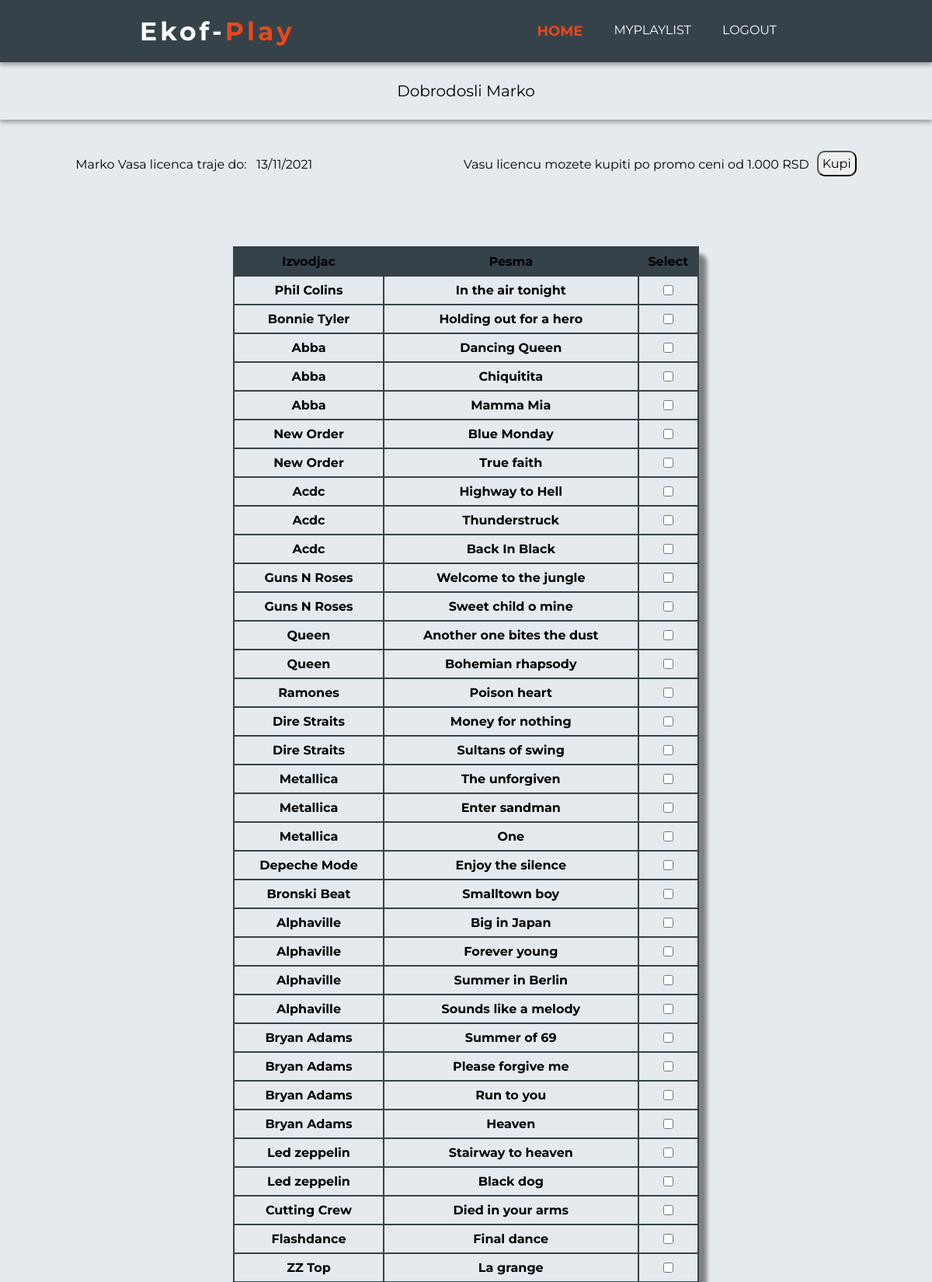
Screenshot of /home.php (signed in, upper part) with the database file from the repository.
### tables this page shows
CREATE TABLE `subscriptions` (
  `id` bigint(20) UNSIGNED NOT NULL,
  `start_date` datetime NOT NULL,
  `expiry_date` datetime NOT NULL,
  `user_id` bigint(20) UNSIGNED NOT NULL
);

CREATE TABLE `songs` (
  `id` bigint(20) NOT NULL,
  `artist` varchar(191) NOT NULL,
  `song` varchar(191) NOT NULL
);

### home.php (the view, shortened to what this page needs)
<!DOCTYPE html>
<html lang="en">
  <head>
    <link rel="stylesheet" href="stil.css">
    <link rel="stylesheet" href="stil1.css">
  </head>
  <body>
    <nav id="main-nav">
      <a id="logo" href="index.php"><h1>Ekof-<span class="play">Play</span></h1></a>
      <ul>
        <li><a class="current" href="home.php">Home</a></li>
        <li><a href="user_playlist.php">MyPlaylist</a></li>
        <li><a href="logout.php">Logout</a></li>
      </ul>
    </nav>
    <div id="welcome">
      <?php
      if(isset($_SESSION['user'])){
      echo "Dobrodosli ". "  " .$_SESSION['user']['first_name'];
      }
      ?>
    </div>
<div id="licenc">
    <div id="date">
      <div id="name">
        <?php
        if(isset($_SESSION['user'])){
        echo $_SESSION['user']['first_name'] ." Vasa licenca traje do:  ";
        }
        ?>
      </div>
      <div id="expiry">
        <span>&nbsp&nbsp</span>
        <?php
        include 'db.php';
        if(isset($_SESSION['user'])){
          $name = $_SESSION['user']['id'];
          $query = "SELECT expiry_date FROM subscriptions
          WHERE user_id = '$name'";
          $result = mysqli_query($db, $query);
          $fetch = mysqli_fetch_row($result);
          if($fetch) {
            echo date("d/m/Y", strtotime($fetch[0]));
          }
          else{
            echo '"Nema vazecu licencu"';
          }
        }
         ?>
     </div>
    </div>
    <div id="acquire">
      <div id="text_acquire">
        Vasu licencu mozete kupiti po promo ceni od 1.000 RSD
      </div>
      <form id="acquire_button" method="post" action="licenc.php">
        <button id="acquireButton" type="submit" name="acquire" placeholder="KUPI">Kupi</button>
      </form>
    </div>
</div>
<form action="addToPlaylist.php" method="post">
  <table>
    <thead>
      <th>Izvodjac</th>
      <th>Pesma</th>
      <th>Select</th>
    </thead>
    <tbody>
      <?php
        $query = "SELECT * FROM songs";
        $result = mysqli_query($db, $query);
        while ($fetch  = mysqli_fetch_array($result)){
          $autor = $fetch['artist'];
          $song = $fetch['song'];
          echo "
           <tr>
             <td>$autor</td>
             <td>$song</td>
             <td><center><input type='checkbox' name='chb[]' value=".$fetch['id']."></center></td>
           </tr>
          ";
        }
       ?>
    </tbody>
  </table>
  </form>
  </body>
</html>

### stil.css (style rules this page uses)
* { margin: 0; font-family: 'Montserrat', sans-serif; }
body { overflow-x: hidden; background-color: #e4eaed; }
label, input { display: block; }
input { font-size: 16px; padding: 5px; border-radius: 10px; }
button { font-size: 16px; padding: 5px; border-radius: 10px; cursor: pointer; }
#main-nav { display: flex; justify-content: space-between; align-items: center; padding: 20px 15%; box-shadow: 0 3px 6px rgba(0,0,0,0.16), 0 3px 6px rgba(0,0,0,0.23); background-color: #35424A; }
#main-nav #logo { font-weight: bold; font-size: 22px; letter-spacing: 4px; color: #ffffff; text-decoration: none; }
#main-nav ul { padding: 0; list-style-type: none; display: flex; }
#main-nav ul a { color:#ffffff; text-decoration:none; text-transform: uppercase; font-size:16px; text-decoration: none; padding: 10px 20px; }
#main-nav ul .current { color:#e8491d; font-size: 18px; font-weight:bold; }
.play { color: #e8491d; }
.current { color:red; }

### stil1.css (style rules this page uses)
#welcome { padding: 25px; display: flex; justify-content: center; font-size: 20px; box-shadow: 0 3px 6px rgba(0,0,0,0.16), 0 3px 6px rgba(0,0,0,0.23); }
#licenc { padding-top: 40px; padding-bottom: 90px; display: flex; justify-content: space-around; }
#date, #acquire { display: flex; }
#acquireButton { margin-left: 10px; }
#text_acquire, #date { padding-top: 8px; }
table { width: 50%; margin: auto; margin-bottom: 25px; border-radius: 10px; box-shadow: 10px 10px 5px grey; text-align: center; }
table, th, thead, tbody, td, tr { border: 2px solid #35424A; border-collapse: collapse; }
th, thead, tbody, td, tr { padding: 8px 0 8px 0; font-weight: 700; }
table thead { background-color: #35424A; }

### rows the page displays
subscriptions: expiry_date "13/11/2021"
songs: artist "Phil Colins", song "In the air tonight"
songs: artist "Bonnie Tyler", song "Holding out for a hero"
songs: artist "Abba", song "Dancing Queen"
songs: artist "Abba", song "Chiquitita"
songs: artist "Abba", song "Mamma Mia"
songs: artist "New Order", song "Blue Monday"
songs: artist "New Order", song "True faith"
songs: artist "Acdc", song "Highway to Hell"
songs: artist "Acdc", song "Thunderstruck"
songs: artist "Acdc", song "Back In Black"
songs: artist "Guns N Roses", song "Welcome to the jungle"
songs: artist "Guns N Roses", song "Sweet child o mine"
songs: artist "Queen", song "Another one bites the dust"
songs: artist "Queen", song "Bohemian rhapsody"
songs: artist "Ramones", song "Poison heart"
songs: artist "Dire Straits", song "Money for nothing"
songs: artist "Dire Straits", song "Sultans of swing"
songs: artist "Metallica", song "The unforgiven"
songs: artist "Metallica", song "Enter sandman"
songs: artist "Metallica", song "One"
songs: artist "Depeche Mode", song "Enjoy the silence"
songs: artist "Bronski Beat", song "Smalltown boy"
songs: artist "Alphaville", song "Big in Japan"
songs: artist "Alphaville", song "Forever young"
songs: artist "Alphaville", song "Summer in Berlin"
songs: artist "Alphaville", song "Sounds like a melody"
songs: artist "Bryan Adams", song "Summer of 69"
songs: artist "Bryan Adams", song "Please forgive me"
songs: artist "Bryan Adams", song "Run to you"
songs: artist "Bryan Adams", song "Heaven"
songs: artist "Led zeppelin", song "Stairway to heaven"
songs: artist "Led zeppelin", song "Black dog"
songs: artist "Cutting Crew", song "Died in your arms"
songs: artist "Flashdance", song "Final dance"
songs: artist "ZZ Top", song "La grange"

### other values shown
$_SESSION['user']['first_name'] "Marko"
